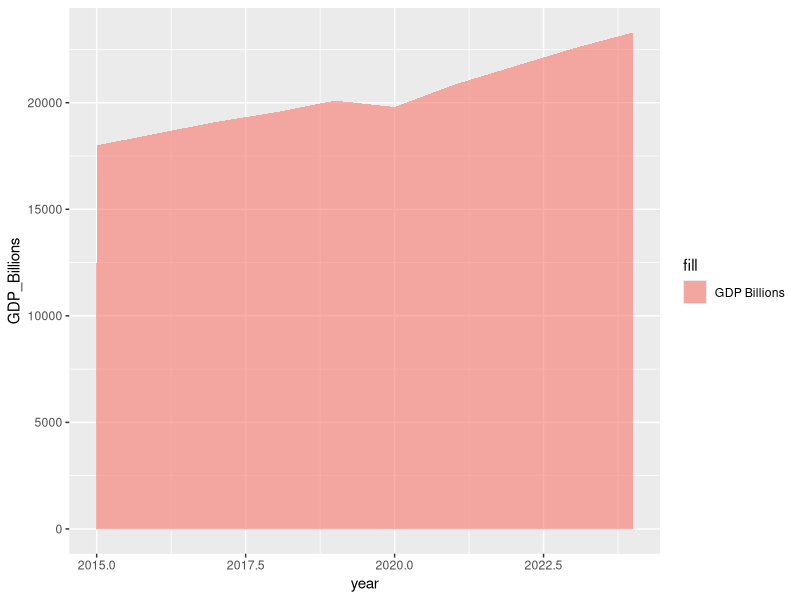

This figure's R source:
## ---- chunk 1
# Buat data frame GDP (billions)
years <- 2015:2024
consumption <- c(12000, 12400, 12800, 13100, 13500, 
                 13200, 13800, 14300, 14800, 15200)
investment <- c(3000, 3100, 3200, 3300, 3400, 
                3000, 3300, 3500, 3700, 3900)
government <- c(3500, 3600, 3700, 3800, 3900, 
                4200, 4300, 4400, 4500, 4600)
net_exports <- c(-500, -550, -600, -650, -700, 
                 -600, -550, -500, -450, -400)

gdp <- consumption + investment + government + net_exports

gdp_data <- data.frame(
  Year = years,
  GDP = gdp,
  Consumption = consumption,
  Investment = investment,
  Government = government,
  Net_Exports = net_exports
)

# Hitung growth rate dari GDP
gdp_growth <- c(NA, diff(gdp) / gdp[-length(gdp)] * 100)
gdp_data$Growth_Rate <- gdp_growth

print(gdp_data)
## ---- chunk 2
library(ggplot2)

# Bikin data frame
chart_data <- data.frame(
  year = c(2015, 2016, 2017, 2018, 2019, 2020, 2021, 2022, 2023, 2024),
  GDP_Billions = c(18000, 18550, 19100, 19550, 20100, 19800, 20850, 21700, 22550, 23300)
)

# Tetapkan area plotnya
ggplot(chart_data, aes(x = year)) +
  geom_area(aes(y = GDP_Billions, fill = "GDP Billions"), alpha = 0.6)
  labs(title = "GDP Growth Over Time",
       x = "Year",
       y = "Value",
       fill = "Legend") +
  theme_minimal()
## ---- chunk 3
# Nominal vs Real GDP (adjusting for inflation)
nominal_gdp <- c(20000, 21000, 22100, 23300, 24600)
cpi <- c(100, 102, 105, 108, 112)  # Consumer Price Index

# Real GDP (base year = first year)
real_gdp <- (nominal_gdp / cpi) * 100

gdp_comparison <- data.frame(
  Year = 2020:2024,
  Nominal_GDP = nominal_gdp,
  Real_GDP = real_gdp,
  CPI = cpi
)

print(paste("\nNominal GDP shows the current dollar value\n"))
print(paste("Real GDP adjusts for inflation\n\n"))
print(gdp_comparison)
